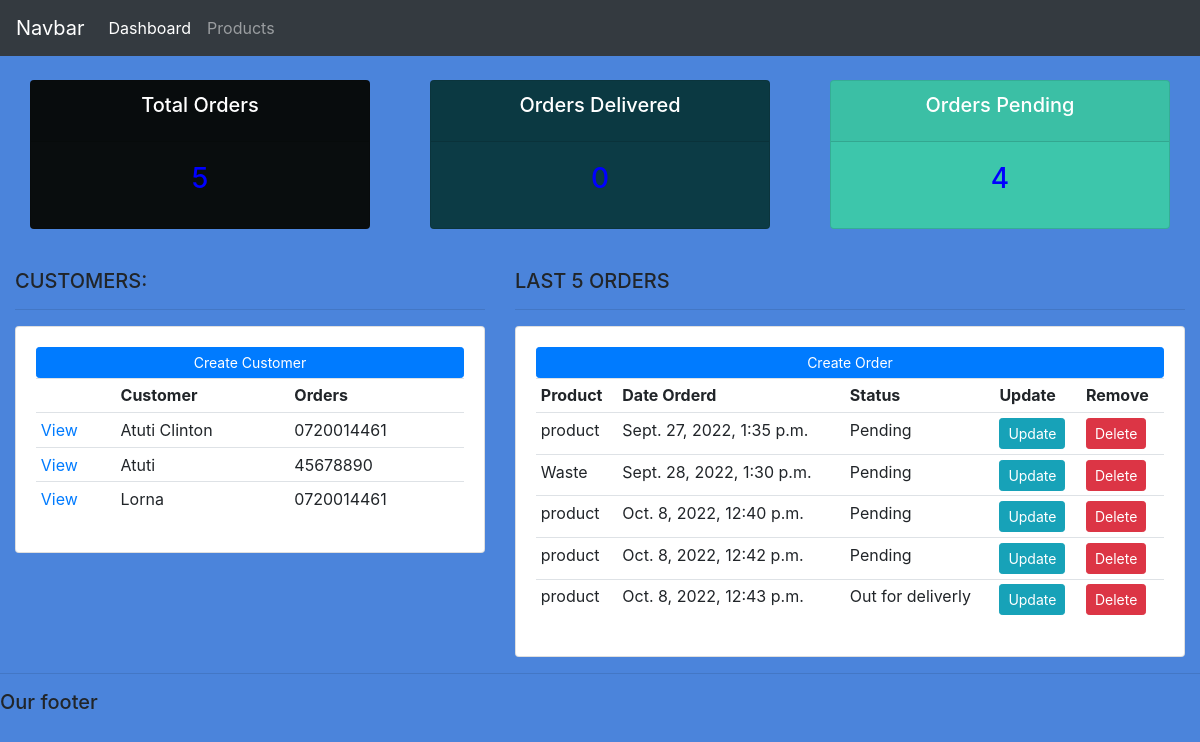
The app's page /, older data.
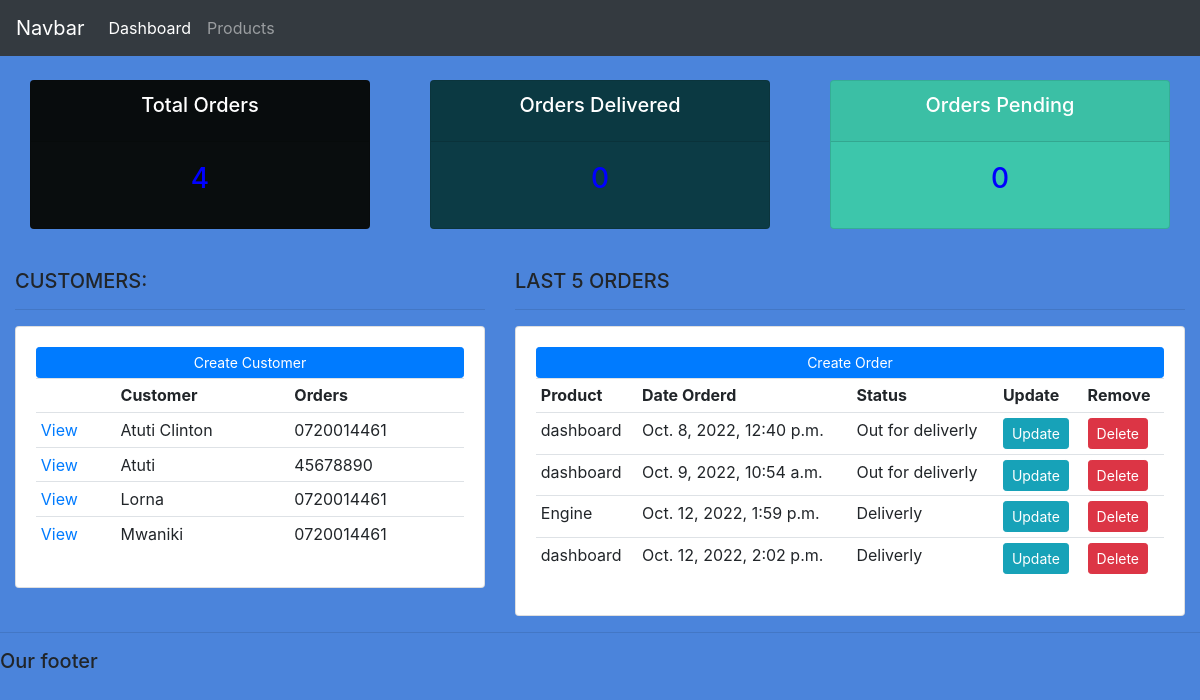
The same page, newer data.
### accounts/models.py (models this page shows, shortened)
class Customer(models.Model):
    name = models.CharField(max_length=200, null=True)
    phone = models.CharField(max_length=200, null=True)
    email = models.CharField(max_length=200, null=True)
    date_created =models.DateTimeField(auto_now_add=True)

class Order(models.Model):
    STATUS = (
        ('Pending','Pending'),
        ('Out for deliverly', 'Out for deliverly'),
        ('Deliverly', 'Deliverly'),
    )
    customer= models.ForeignKey(Customer, null=True, on_delete=models.SET_NULL)
    product =models.ForeignKey(Product, null=True, on_delete=models.SET_NULL)
    date_created = models.DateTimeField(auto_now_add=True)
    status = models.CharField(max_length=200, null=True, choices=STATUS)

class Product(models.Model):
    CATEGORY= (
        ('New', 'New'),
        ('Old', 'Old'),
    )
    name = models.CharField(max_length=200, null=True)
    price = models.FloatField(null=TRUE)
    category= models.CharField(max_length=200, null=True, choices=CATEGORY)
    descrption= models.CharField(max_length=200, null=True)
    datecreated= models.DateTimeField(auto_now_add=True)
    tags = models.ManyToManyField(Tag)

### accounts/views.py (the view)
# urls.py: 2. Add a URL to urlpatterns:  path('', views.home, name='home')
def home(request):
	orders = Order.objects.all()
	customers = Customer.objects.all()
	total_customers = customers.count()
	total_orders = orders.count()
	delivered = orders.filter(status='Delivered').count()
	pending = orders.filter(status='Pending').count()
	context = {'orders':orders, 'customers':customers,
	'total_orders':total_orders,'delivered':delivered,
	'pending':pending }
	return render(request, 'accounts/dashboard.html', context)

### accounts/templates/accounts/dashboard.html
{%  extends 'accounts/main.html' %}
{% block content %}
{%  include 'accounts/status.html' %}
<br>
<div class="row">
	<div class="col-md-5">
		<h5>CUSTOMERS:</h5>
		<hr>
		<div class="card card-body">
			<a class="btn btn-primary  btn-sm btn-block" href="">Create Customer</a>
			<table class="table table-sm">
				<tr>
					<th></th>
					<th>Customer</th>
					<th>Orders</th>
				</tr>
				{% for customer in customers %}
				<tr>
					<td><a href="{% url 'customer' customer.id %}">View</a></td>
					<td>{{customer.name}}</td>
					<td>{{customer.phone}}</td>
				</tr>
				{% endfor %}
			</table>
		</div>
	</div>
	<div class="col-md-7">
		<h5>LAST 5 ORDERS</h5>
		<hr>
		<div class="card card-body">
			<a class="btn btn-primary  btn-sm btn-block" href="{% url 'create_order' %}">Create Order</a>
			<table class="table table-sm">
				<tr>
					<th>Product</th>
					<th>Date Orderd</th>
					<th>Status</th>
					<th>Update</th>
					<th>Remove</th>
				</tr>
				{% for order in orders %}
					<tr>
						<td>{{order.product.name}}</td>
						<td>{{order.date_created}}</td>
						<td>{{order.status}}</td>
						<td><a class="btn btn-sm btn-info" href="{% url 'update_order' order.id %}">Update</a></td>
						<td><a class="btn btn-sm btn-danger" href="{% url 'delete_order' order.id %}">Delete</a></td>
					</tr>
				    {% endfor %}
			</table>
		</div>
	</div>
</div>
{% endblock %}

### accounts/templates/accounts/main.html (shortened to what this page needs)
{% load static %}
<!DOCTYPE html>
<html>
<head>
    <link rel="stylesheet" href="https://stackpath.bootstrapcdn.com/bootstrap/4.3.1/css/bootstrap.min.css">
	<link rel="stylesheet" type="text/css" href="{% static '/css/main.css' %}">
</head>
<body>
	{%  include 'accounts/navbar.html' %}
	<div class="container-fluid">
	{% block content %}
	{% endblock %}
    </div>
	<hr>
	<h5>Our footer</h5>
</body>
</html>

### accounts/templates/accounts/navbar.html (shortened to what this page needs)
<nav class="navbar navbar-expand-lg navbar-dark bg-dark">
    <a class="navbar-brand" href="#">Navbar</a>
    <div class="collapse navbar-collapse" id="navbarNav">
      <ul class="navbar-nav">
        <li class="nav-item active">
          <a class="nav-link" href="{% url 'home' %}">Dashboard</a>
        </li>
        <li class="nav-item">
          <a class="nav-link" href="{% url 'products' %}">Products</a>
        </li>
      </ul>
    </div>
  </nav>

### accounts/templates/accounts/status.html
<br>
<div class="row">
	<div class="col">
		<div class="col-md">
			<div class="card text-center text-white  mb-3" id="total-orders">
			  	<div class="card-header">
			  		<h5 class="card-title">Total Orders</h5>
			  	</div>
			  	<div class="card-body">
			    	<h3 class="card-title" style="color:blue;" >{{total_orders}}</h3>
			  	</div>
			</div>
		</div>
	</div>
	<div class="col">
		<div class="col-md">
			<div class="card text-center text-white  mb-3" id="orders-delivered">
			  	<div class="card-header">
			  		<h5 class="card-title">Orders Delivered</h5>
			  	</div>
			  	<div class="card-body">
			    	<h3 class="card-title" style="color:blue;">{{delivered}}</h3>
			  	</div>
			</div>
		</div>
	</div>
	<div class="col">
		<div class="col-md">
			<div class="card text-center text-white  mb-3" id="orders-pending">
			  	<div class="card-header">
			  		<h5 class="card-title">Orders Pending</h5>
			  	</div>
			  	<div class="card-body">
			    	<h3 class="card-title" style="color:blue;">{{pending}}</h3>
			  	</div>
			</div>
		</div>
	</div>
</div>

### static/images/css/main.css (style rules this page uses)
body { background-color: #4b84db; }
#total-orders { background-color: #090d0e; }
#orders-delivered { background-color: #0c3b45; }
#orders-pending { background-color: #3dc6ab; }

Row changes from the older to the newer data that the page shows:
removed Order: product.name "product", date_created "Sept. 27, 2022, 1:35 p.m.", status "Pending"
removed Order: product.name "Waste", date_created "Sept. 28, 2022, 1:30 p.m.", status "Pending"
removed Order: product.name "product", date_created "Oct. 8, 2022, 12:42 p.m.", status "Pending"
removed Order: product.name "product", date_created "Oct. 8, 2022, 12:43 p.m.", status "Out for deliverly"
added Customer: name "Mwaniki", phone "0720014461"
changed Order "Oct. 8, 2022, 12:40 p.m.": product.name "product" → "dashboard"; status "Pending" → "Out for deliverly"
added Order: product.name "dashboard", date_created "Oct. 9, 2022, 10:54 a.m.", status "Out for deliverly"
added Order: product.name "Engine", date_created "Oct. 12, 2022, 1:59 p.m.", status "Deliverly"
added Order: product.name "dashboard", date_created "Oct. 12, 2022, 2:02 p.m.", status "Deliverly"
Text that changed along with them:
{{ pending }}: "4" → "0"
